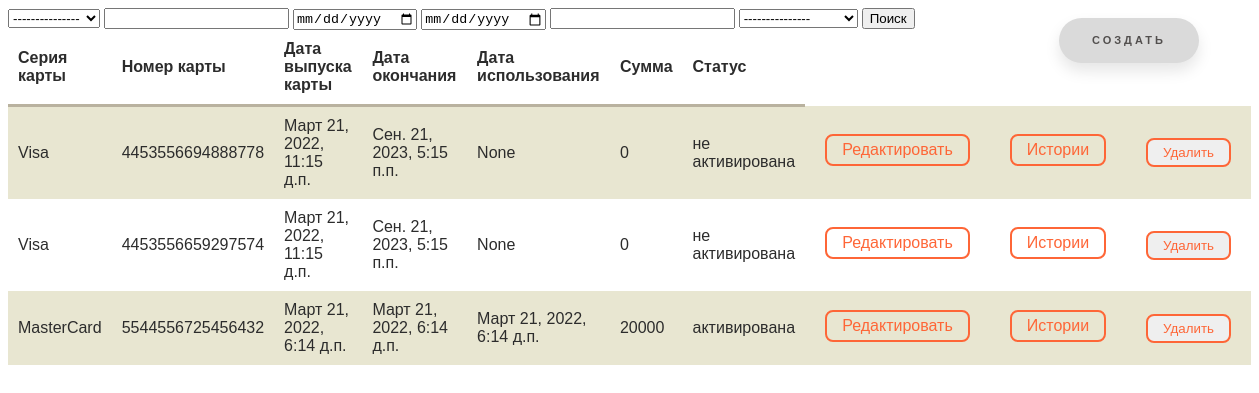
Screenshot of /Credit/ with the database file from the repository.
### bankcards/models.py (models this page shows, shortened)
class CardData(models.Model):
    status_choices = [
        ("не активирована", 'не активирована'),
        ("активирована", 'активирована'),
        ("просрочена", 'просрочена'),
    ]
    Series = models.ForeignKey(SeriesCard,verbose_name="Серия карты",on_delete=models.CASCADE)
    Numbers = models.BigIntegerField("Номер карты",default = 0,unique=True)
    Relase_date = models.DateTimeField("Дата выпуска карты",auto_now_add=True)
    End_date = models.DateTimeField("Дата окончания активности карты",blank = True,null=True)
    Use_date = models.DateTimeField("Дата использования",blank = True,null=True)
    Summ = models.IntegerField("Сумма",default=0)
    Status = models.CharField("Статус карты",max_length=100,choices=status_choices,default="не активирована")
    class Meta:
        verbose_name = "Карта"
        verbose_name_plural = "Карты"

class SeriesCard(models.Model):
    Type = models.ForeignKey(TypeCard,verbose_name="Тип карты",on_delete=models.CASCADE)
    Series = models.CharField("Серия карты",max_length=250)
    class Meta:
        verbose_name = "Серия карты"
        verbose_name_plural = "Серии карт"

### bankcards/views.py (the view)
# urls.py: path("Credit/",CreditView,name="credit"),
def CreditView(request):
    credits = CardData.objects.filter(Series__Type__Type = "Кредитная карта")
    context = {"credits":credits}
    return render(request,"bankcards/credit.html",context)

### bankcards/templates/bankcards/credit.html (shortened to what this page needs)
<!DOCTYPE html>
{% load static %}
<html lang="en">
<head>
    <link rel="stylesheet" href="{% static 'bankcards/css/index.css' %}">
</head>
<body>
    <a href="{% url 'createcredit' %}" class="floating-button" >Создать</a>
    <form action="{% url 'searchcredit_results' %}" method="get">
        <select name="q" id="">
                <option value="allser">---------------</option>
        </select>
        <input type="number" name="num">
        <input type="date" name="date1">
        <input type="date" name="date2">
        <input type="number" name="sum">
        <select name="act" id="">
            <option value="all">---------------</option>
        </select>
        <button type="submit">Поиск</button>
      </form>
    <table>
        <tr>
            <th>Серия карты</th>
            <th>Номер карты</th>
            <th>Дата выпуска карты</th>
            <th>Дата окончания </th>
            <th>Дата использования</th>
            <th>Сумма</th>
            <th>Статус</th>
        </tr>
        {% for credit in credits %}
        <tr>
            <td>{{ credit.Series.Series}}</td>
            <td>{{ credit.Numbers }}</td>
            <td>{{ credit.Relase_date }}</td>
            <td>{{ credit.End_date }}</td>
            <td>{{ credit.Use_date }}</td>
            <td>{{ credit.Summ }}</td>
            <td>{{ credit.Status }}</td>
            <td><a href="{% url 'update' credit.id %}" class="shine-button" >Редактировать</a></td>
            <td><a href="{% url 'detail' credit.id %}" class="shine-button" >Истории</a></td>
            <td><form id="delete_form" action="{% url 'delete' credit.id %}" method="post">{% csrf_token %}
                <button type="submit" class="shine-button">Удалить</button>
            </form></td>
        </tr>
        {% endfor %}
    </table>
</body>
</html>

### static/bankcards/css/index.css (style rules this page uses)
table { font-family: "Lucida Sans Unicode", "Lucida Grande", Sans-Serif; border-collapse: collapse; color: #2c2c2c; margin: auto }
th { border-bottom: 3px solid #B9B29F; padding: 10px; text-align: left; }
td { padding: 10px; }
tr:nth-child(odd) { background: white; }
tr:nth-child(even) { background: #E8E6D1; }
.shine-button { text-decoration: none; display: inline-block; padding: 5px 15px; margin: 5px 10px; position: relative; overflow: hidden; border: 2px solid #fe6637; border-radius: 8px; font-family: 'Montserrat', sans-serif; color: #fe6637; transition: .2s ease-in-out; }
.shine-button:before { content: ""; background: linear-gradient(90deg, rgba(255, 255, 255, .1), rgba(255, 255, 255, .5)); height: 50px; width: 50px; position: absolute; top: -8px; left: -75px; transform: skewX(-45deg); }
.floating-button { text-decoration: none; display: inline-block; width: 140px; height: 45px; line-height: 45px; border-radius: 45px; margin: 10px 20px; font-family: 'Montserrat', sans-serif; font-size: 11px; text-transform: uppercase; text-align: center; letter-spacing: 3px; font-weight: 600; color: #524f4e; background: rgb(218, 218, 218); box-shadow: 0 8px 15px rgba(0, 0, 0, .1); transition: .3s; position: absolute; right: 0; margin-right: 60px; }

### rows the page displays
CardData: Series.Series "Visa", Numbers "4453556694888778", Relase_date "Март 21, 2022, 11:15 д.п.", End_date "Сен. 21, 2023, 5:15 п.п.", Use_date "None", Summ "0", Status "не активирована"
CardData: Series.Series "Visa", Numbers "4453556659297574", Relase_date "Март 21, 2022, 11:15 д.п.", End_date "Сен. 21, 2023, 5:15 п.п.", Use_date "None", Summ "0", Status "не активирована"
CardData: Series.Series "MasterCard", Numbers "5544556725456432", Relase_date "Март 21, 2022, 6:14 д.п.", End_date "Март 21, 2022, 6:14 д.п.", Use_date "Март 21, 2022, 6:14 д.п.", Summ "20000", Status "активирована"
